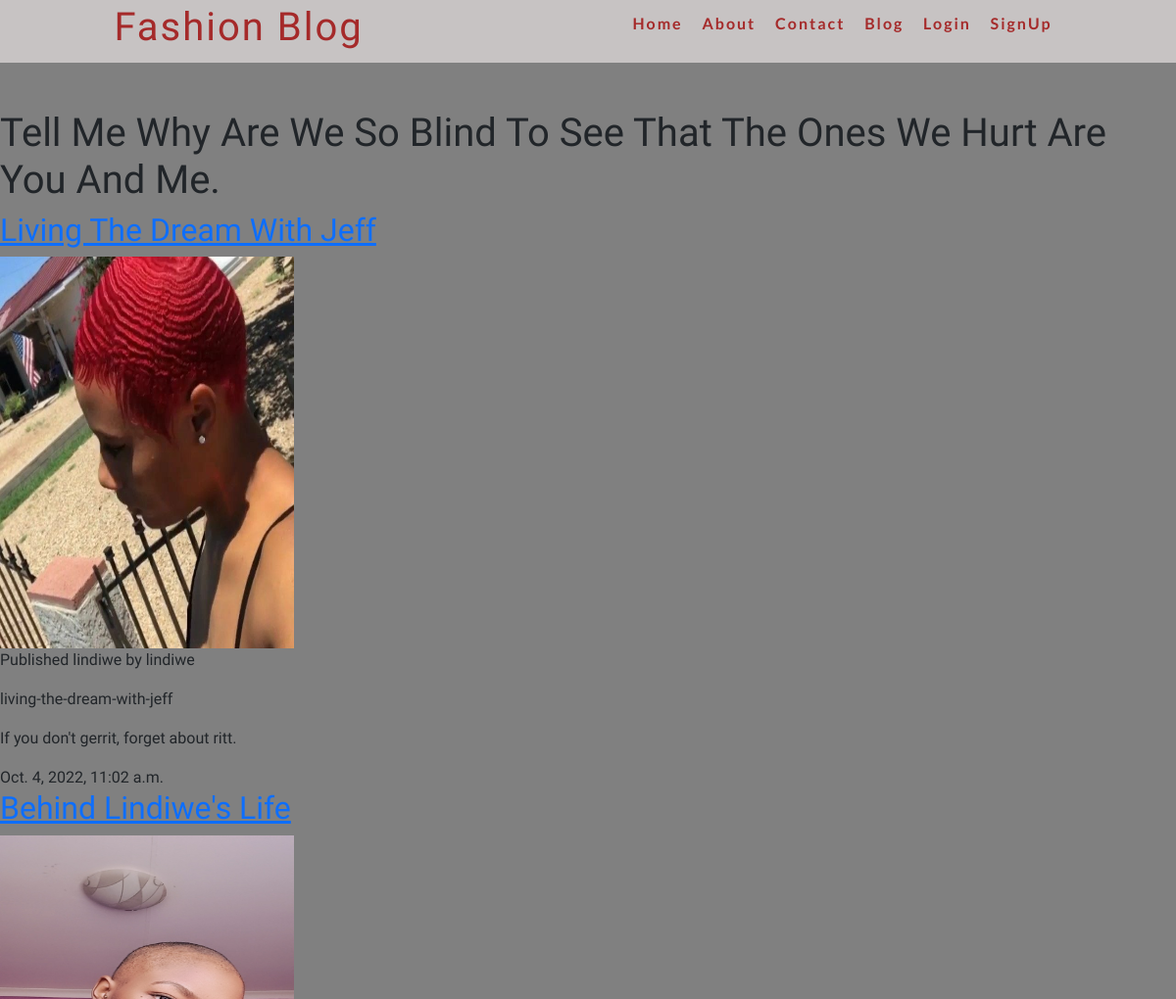
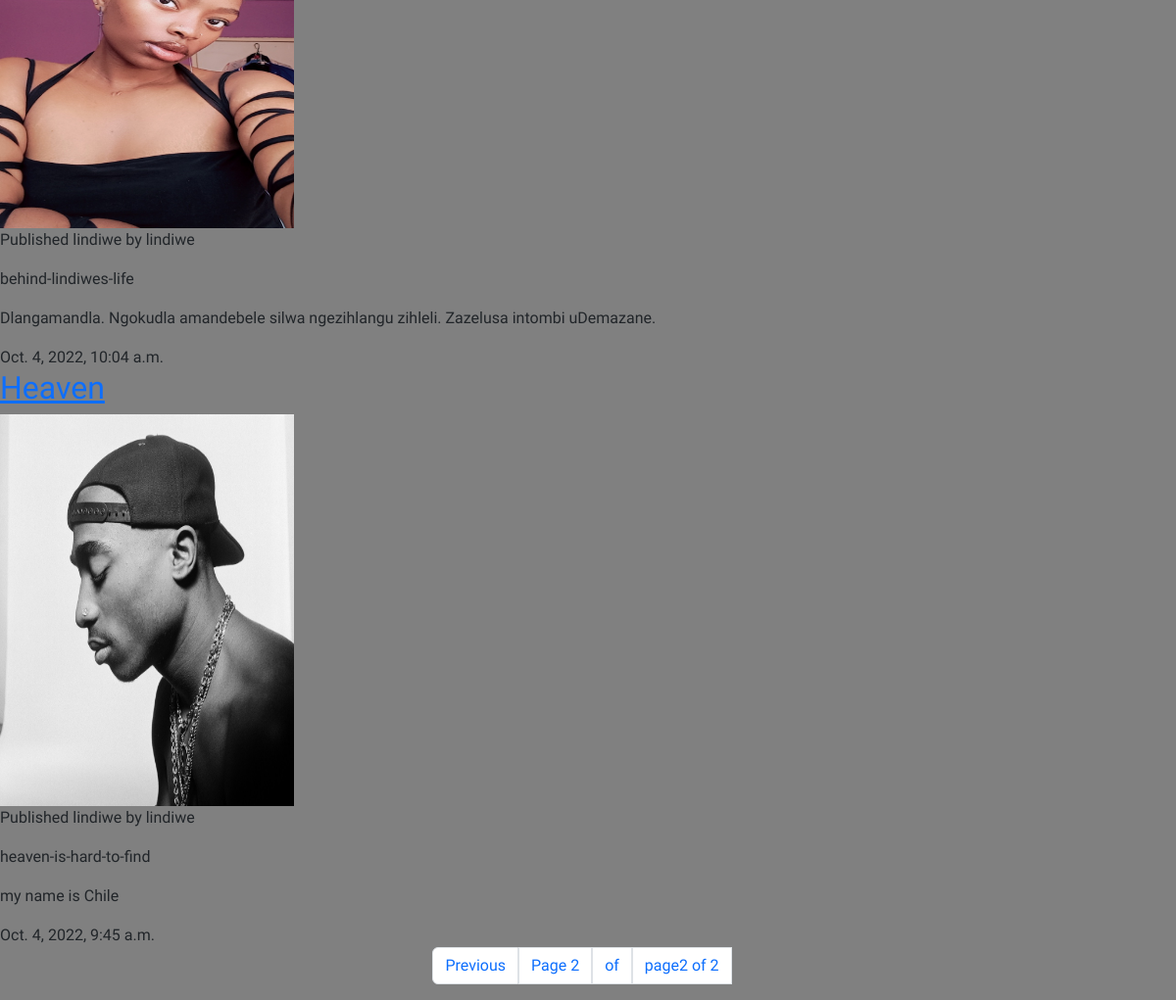
Screenshot of /?page=2 with the database file from the repository (2 pictures, top to bottom).
### blog/models.py (models this page shows, shortened)
class Post (models.Model):
    STATUS_CHOICES = (
        ('draft', 'Draft'),
        ('published', 'Published')
    )
    title = models.CharField(max_length=250)
    post_image = models.ImageField(blank = True, null = True)
    slug = models.CharField(max_length=250, unique_for_date= 'publish')
    author = models.ForeignKey(User, on_delete=models.CASCADE, related_name= 'blog_post')
    body = models.TextField()
    publish = models.DateTimeField(default= timezone.now)
    created = models.DateTimeField(auto_now_add = True)
    updated = models.DateTimeField(auto_now = True)
    status = models.CharField(max_length=10, choices = STATUS_CHOICES, default = 'draft')
    class Meta :
        ordering = ('-publish',)
    def get_absolute_url(self):
        return reverse('blog:post_detail', args=[self.publish.year, self.publish.month, self.publish.day, self.slug])

### blog/views.py (the view)
# urls.py: path("", Post_list ),
def  Post_list(request):
    objects_list = Post.objects.all()
    paginator = Paginator(objects_list, 3)
    page = request.GET.get('page')
    try:
        posts = paginator.page(page)
    except PageNotAnInteger:
        posts = paginator.page(1)
    except EmptyPage:
        posts = paginator.page(paginator.num_pages)
    return render(request, "index.html", {"page":page, "posts" : posts})

### blog/templates/index.html
{% extends "base.html" %}
{% block content %}
    <h1>Tell Me Why Are We So Blind To See That The Ones We Hurt Are You And Me.</h1>
    {% for post in posts %}
    <h2>
        <a href=" {{ post.get_absolute_url }} ">
        {{post.title}}
        </a>
    </h2>
    {% if post.post_image %}
    <img src="{{ post.post_image.url }}" alt="" width="300" height="400">
    {% endif %}
    <p class="date">
        Published {{post.author}} by {{post.author}}
    </p>
    {{post.slug}}
    <p>{{post.body|truncatewords:30|linebreaks}}</p>
    {{post.publish}}
    {% endfor %}
{% include "pagination.html" with page=posts %}
{% endblock content %}

### static/css/app.css (style rules this page uses)
body { background-color: bisque; }
:root { --bg-color:grey; --text-color:brown; --headline-color:bisque; --button-color:brown; --accent--color:rgb(199, 195, 195); --headling-font:'Lato', sans-serif; --body-font:'Barlow Condensed' }
* { padding: 0; margin: 0; box-sizing: border-box; }
body { font-size: 16px; font-family: var(--body-font); background-color: var(--bg-color); }

### rows the page displays
Post: title "Living The Dream With Jeff", post_image (picture), author "lindiwe", slug "living-the-dream-with-jeff", body "If you don't gerrit, forget about ritt.", publish "Oct. 4, 2022, 11:02 a.m."
Post: title "Behind Lindiwe's Life", post_image (picture), author "lindiwe", slug "behind-lindiwes-life", body "Dlangamandla. Ngokudla amandebele silwa ngezihlangu zihleli. Zazelusa intombi uDemazane.", publish "Oct. 4, 2022, 10:04 a.m."
Post: title "Heaven", post_image (picture), author "lindiwe", slug "heaven-is-hard-to-find", body "my name is Chile", publish "Oct. 4, 2022, 9:45 a.m."

### other values shown
{{ page.number }} "2"
{{ page.paginator.num_pages }} "2"
